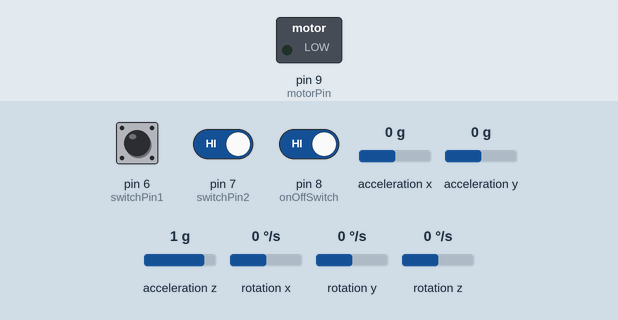
A sketch run on a simulated Arduino Leonardo, built with avr-gcc and run on an emulated ATmega32U4. Shown: switched loads named in the sketch (green lamp = pin HIGH). Inputs (shaded band) come from the test bench; at power-on: pin 7 (switchPin2) HIGH, pin 8 (onOffSwitch) HIGH, pin 6 (switchPin1) HIGH, acceleration x 0 g, acceleration y 0 g, acceleration z 1 g, rotation x 0 °/s, rotation y 0 °/s, rotation z 0 °/s. USB keyboard and mouse output is not drawn.

Above: at 1.2 s.
1.3 s: pin 7 (switchPin2) driven LOW and pin 8 (onOffSwitch) driven LOW
At 2.0 s:
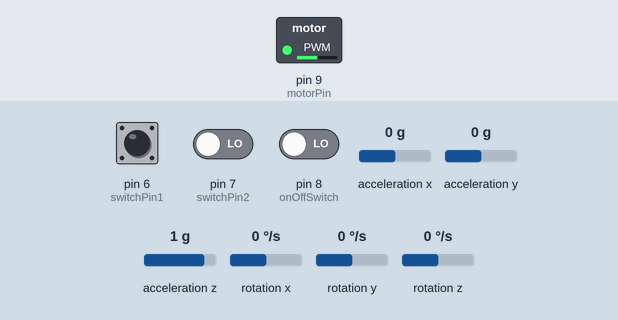
2.8 s: pin 6 (switchPin1) pulled LOW for 0.15 s
At 2.88 s:
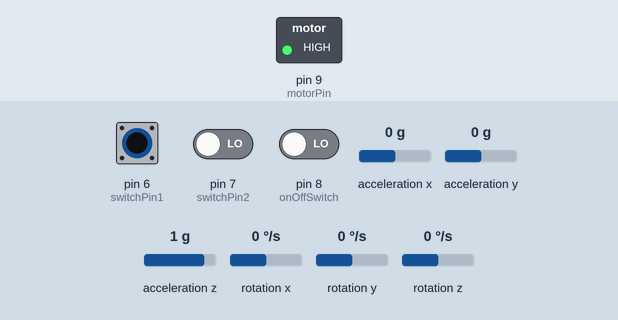
4.4 s: pin 7 (switchPin2) driven HIGH
At 5.6 s:
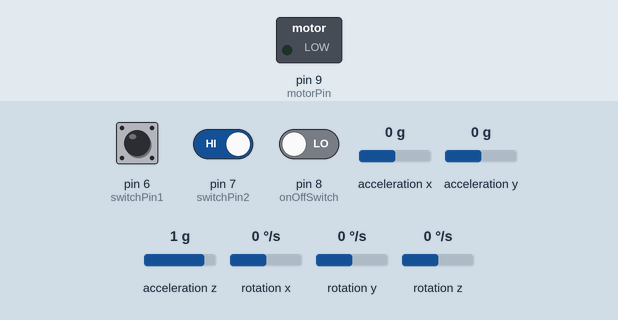
5.9 s: pin 7 (switchPin2) driven LOW
At 6.9 s:
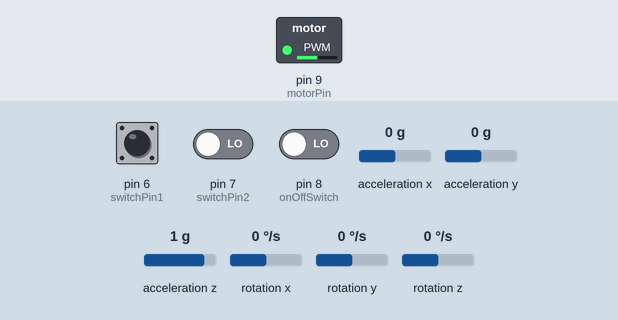
7.4 s: pin 6 (switchPin1) pulled LOW for 3.2 s
At 8.7 s:
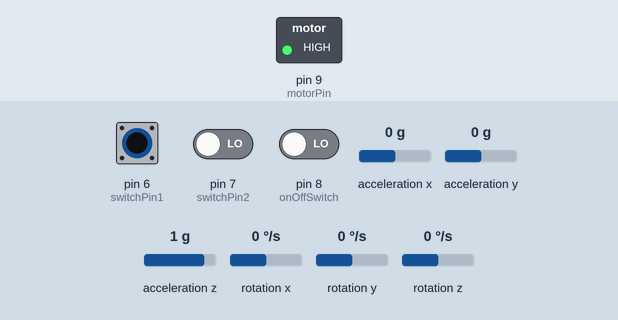
Timing chart, 0 to 12.1 s (numbered marks = the images above; inputs shaded):
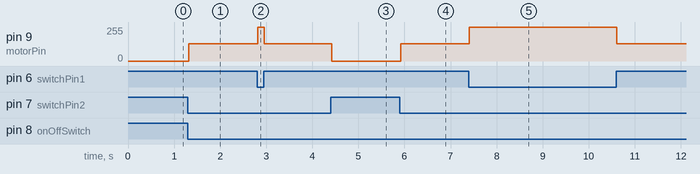

The sketch:

idm_final_micro.ino
```cpp
#include <I2Cdev.h>
#include <MPU6050.h>
#include <Mouse.h>
#include <Keyboard.h>

// MPU6050 accelerometer
MPU6050 mpu;
int16_t ax, ay, az, gx, gy, gz;
int vx, vy;

// vibration motor
const int motorPin = 9;

// toggle switch
const int onOffSwitch = 8;
bool onORoff;

// 3-way sliding switch
const int switchPin1 = 6;
const int switchPin2 = 7;
volatile int switchPin1State;
volatile int switchPin2State;

#define STATE_OFF 0
#define STATE_ONE 1
#define STATE_TWO 2

volatile int current_state;
volatile int prev_state;

int angleToDistanceX(int a)
{
  if (a < -80)
  {
    return -25;
  }
  else if (a < -65) {
    return -15;
  }
  else if (a < -50) {
    return -8;
  }
  else if (a < -15) {
    return -3;
  }
  else if (a < -5) {
    return -1;
  }
  else if (a > 80) {
    return 25;
  }
  else if (a > 65) {
    return 15;
  }
  else if (a > 32) {
    return 8;
  }
  else if (a > 15) {
    return 5;
  }
  else if (a > 5) {
    return 1;
  }
  else if (a < 5) {
    return 0;
  }
}

int angleToDistanceY(int a)
{
  // if (a < -80)
  if (a < -100)
  {
    return -20;
    // return 0;
  }
  // else if (a < -65) {
  else if (a < -85) {
    return -10;
    // return 0;
  }
  // else if (a < -50) {
  else if (a < -70) {
    return -5;
    // return 0;
  }
  else if (a < -60) {
    return -1;
  }
  else if (a < -50) {
    return 0;
  }
  // else if (a < -15) {
  else if (a < -35) {
    return 0;
  }
  else if (a < -5) {
    return 0;
  }
  else if (a > 80) {
    return 20;
    // return 0;
  }
  else if (a > 65) {
    // return 20;
    return 10;
  }
  else if (a > 25) {
    return 8;
  }
  else if (a > 15) {
    return 5;
    // return 0;
  }
  else if (a > 5) {
    return 1;
  }
  else if (a < 5) {
    return 0;
  }
}

void setup() {
  // put your setup code here, to run once:
  Serial.begin(9600);
  Mouse.begin();
  Keyboard.begin();
  Wire.begin();
  pinMode(motorPin, OUTPUT);

  mpu.initialize();
  if (!mpu.testConnection()) {
    Serial.println("MPU6050 not connected");
    while (1);
  }
  mpu.setXAccelOffset(-3000);
  mpu.setYAccelOffset(800); //800
  mpu.setZAccelOffset(200);
  mpu.setXGyroOffset(-42);
  mpu.setYGyroOffset(-42);
  mpu.setZGyroOffset(16);

  pinMode(switchPin1, INPUT_PULLUP);
  pinMode(switchPin2, INPUT_PULLUP);
  pinMode(onOffSwitch, INPUT_PULLUP);

  onORoff = !digitalRead(onOffSwitch);
}

// flag to only send keyboard commands once
volatile bool flag = true;
volatile bool OffFlag = true;

void loop() {
  // put your main code here, to run repeatedly:
  mpu.getMotion6(&ax, &ay, &az, &gx, &gy, &gz);
  onORoff = !digitalRead(onOffSwitch);
  // Serial.print("on or off: ");
  // Serial.println(onORoff);
  // vx = (gx - 200) / 200;
  // vy = -(gz - 33) / 200;
  vx = map(ax, -16000, 16000, 90, -90);
  vy = map(ay, -16000, 16000, 90, -90);

  // Serial.print("vx = ");
  // Serial.print(vx);
  // Serial.print(" ");
  // Serial.print("vy = ");
  // Serial.print(vy);
  // Serial.print(" ");
  // Serial.print("az = ");
  // Serial.print(az);
  // Serial.print(" ");
  // Serial.print("gx = ");
  // Serial.print(gx);
  // Serial.print(" ");
  // Serial.print("gy = ");

  // Serial.print(gy);
  // Serial.print(" ");
  // Serial.print("gz = ");
  // Serial.println(gz);

  /*
  if(!switch1State) {
    // Serial.println("here");
    Mouse.move(angleToDistanceX(-1 * vy), angleToDistanceX(vx));
    if(button1State) {
      Mouse.press();
      analogWrite(motorPin, 255);
    }
    else {
      Mouse.release();
      analogWrite(motorPin, 0);
    }
  }
  */

  switchPin1State = digitalRead(switchPin1);
  switchPin2State = digitalRead(switchPin2);
  // Serial.println(prev_state);
  if(switchPin1State && switchPin2State) {
    current_state = STATE_OFF;
    delay(10);
  }
  else if(switchPin1State && !switchPin2State) {
    current_state = STATE_ONE;
    delay(7);
  }
  else if(!switchPin1State && !switchPin2State) {
    current_state = STATE_TWO;
    delay(5);
  }
  // Serial.println(current_state);
  if(prev_state != current_state) {
    flag = true;
  }
  if(onORoff) {
    OffFlag = true;
    switch(current_state) {
      case STATE_OFF:
        // do nothing
        if(flag == true) {
          analogWrite(motorPin, 0);
          Mouse.release();
          // delay(5);
          flag = false;
          delay(10);
          Keyboard.releaseAll();
        }
        Mouse.move(angleToDistanceX(vy), angleToDistanceX(vx));
        // Serial.println("state off");
        break;
      case STATE_ONE:
        if(flag == true) {
          Mouse.release();
          Keyboard.releaseAll();
          // delay(5);
          analogWrite(motorPin, 128);
          // Mouse.press(MOUSE_LEFT);
          Keyboard.press('o');
          // delay(10);
          flag = false;
        }
        Mouse.move(angleToDistanceX(vy), angleToDistanceX(vx));
        // Serial.println("state one");
        break;
      case STATE_TWO:
      if(flag == true) {
          Mouse.release();
          Keyboard.releaseAll();
          // delay(5);
          analogWrite(motorPin, 255);
          // Mouse.press(MOUSE_RIGHT);
          Keyboard.press('i');
          // delay(10);
          flag = false;
          // Serial.println("right click");
        }
         Mouse.move(angleToDistanceX(vy), angleToDistanceX(vx));
        // Serial.println("state_two");
        break;
    }
  }
  else{
    if(OffFlag == true){
      Keyboard.press(KEY_RIGHT_ARROW);
      delay(50);
      Keyboard.releaseAll();
      OffFlag = false;
    }
    Mouse.release();
  }
  prev_state = current_state;

}
```

Measured:
- after the input at 1.3 s, pin 9 (motorPin): 0/255 → 128/255 at once
- after the input at 2.8 s, pin 9 (motorPin): 128/255 → 255/255 at once, → 128/255 0.15 s later
- after the input at 4.4 s, pin 9 (motorPin): 128/255 → 0/255 at once
- after the input at 5.9 s, pin 9 (motorPin): 0/255 → 128/255 at once
- after the input at 7.4 s, pin 9 (motorPin): 128/255 → 255/255 at once, → 128/255 3.2 s later
